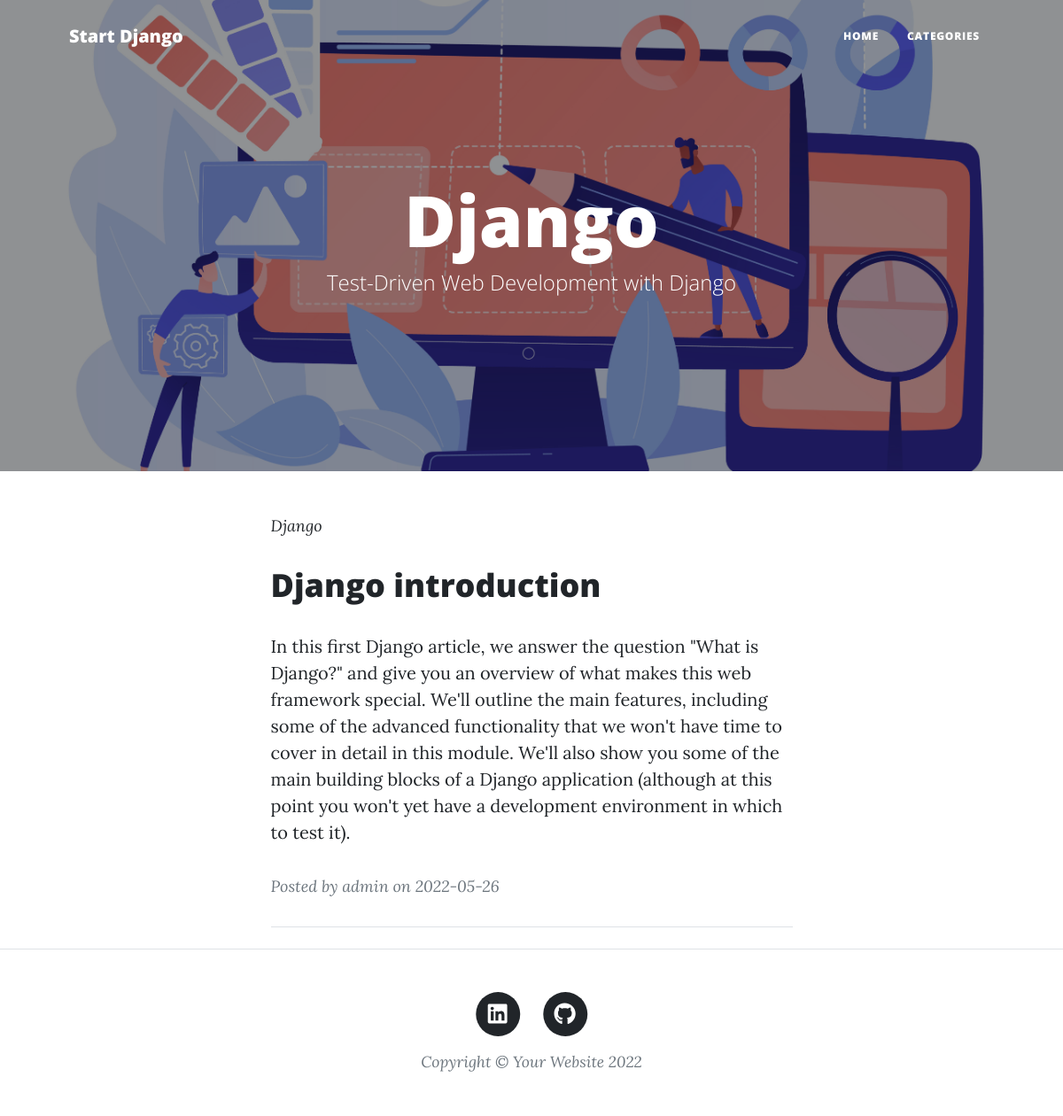
Screenshot of /category/django/ with the database file from the repository.
### blog/models.py (models this page shows, shortened)
class Post(models.Model):
    title = models.CharField(max_length=200)
    category = models.ForeignKey('Category', on_delete=models.CASCADE)
    slug = models.SlugField('URL Title', max_length=250, null=False, unique=True, allow_unicode=True)
    short_description = models.TextField('Short Description')
    text = models.TextField()
    is_active = models.BooleanField('Active / Inactive', default=True)
    views = models.PositiveIntegerField(default=0)
    created_time = models.DateTimeField(auto_now_add=True, auto_now=False)
    modified_time = models.DateTimeField(auto_now_add=False, auto_now=True)
    author = models.ForeignKey(get_user_model(), on_delete=models.CASCADE)
    class Meta:
        ordering = ('-pk',)
    def get_absolute_url(self):
        return reverse('post_detail', args=(self.slug,))

class Category(models.Model):
    name = models.CharField(max_length=100)
    slug = models.SlugField('URL Title', max_length=150, null=False, unique=True, allow_unicode=True)
    created_time = models.DateTimeField(auto_now_add=True, auto_now=False)
    modified_time = models.DateTimeField(auto_now_add=False, auto_now=True)
    class Meta:
        ordering = ('-pk',)
    def __str__(self):
        return self.name

### blog/views.py (the view)
# urls.py: path('category/<slug:slug>/', views.category_post_list, name='category_post_list'),
def category_post_list(request, slug):
    category = get_object_or_404(Category, slug=slug)
    post_list = Post.objects.filter(category=category)
    template_name = loader.get_template('blog/index.html')
    context = {
        'post_list': post_list
    }
    return HttpResponse(template_name.render(context, request))

### blog/templates/blog/index.html (shortened to what this page needs)
{% extends 'blog/base.html' %}
{% block content %}
{% load static %}
        <header class="masthead" style="background-image: url({% static 'blog/images/home-header.jpg' %});">
            <div class="container position-relative px-4 px-lg-5">
                <div class="row gx-4 gx-lg-5 justify-content-center">
                    <div class="col-md-10 col-lg-8 col-xl-7">
                        <div class="site-heading">
                            <h1>Django</h1>
                            <span class="subheading">Test-Driven Web Development with Django</span>
                        </div>
                    </div>
                </div>
            </div>
        </header>
        <div class="container px-4 px-lg-5">
            <div class="row gx-4 gx-lg-5 justify-content-center">
                <div class="col-md-10 col-lg-8 col-xl-7">
                    {% for post in post_list %}
                        <div class="post-preview">
                            <p class="post-meta">
                                <a href="{% url 'category_post_list' post.category|lower %}">{{ post.category }}</a>
                            </p>
                            <a href="{{ post.get_absolute_url }}">
                                <h2 class="post-title">{{ post.title }}</h2>
                            </a>
                            <p class="post-subtitle">{{ post.short_description }}</p>
                            <p class="post-meta">
                                Posted by {{ post.author }} on {{ post.modified_time|date:'Y-m-d' }}
                            </p>
                        </div>
                        <hr class="my-4" />
                    {% empty %}
                        <div class="post-preview">
                            No data found
                        </div>
                    {% endfor %}
                </div>
            </div>
        </div>
{% endblock %}

### rows the page displays
Post: category "Django", title "Django introduction", short_description "In this first Django article, we answer the question \"What is Django?\" and give you an overview of what makes this web framework special. We'll outline the main features, including some of the advanced functionality that we won't have time to cover in detail in this module. We'll also show you some of the main building blocks of a Django application (although at this point you won't yet have a development environment in which to test it).", author "admin", modified_time "2022-05-26"
